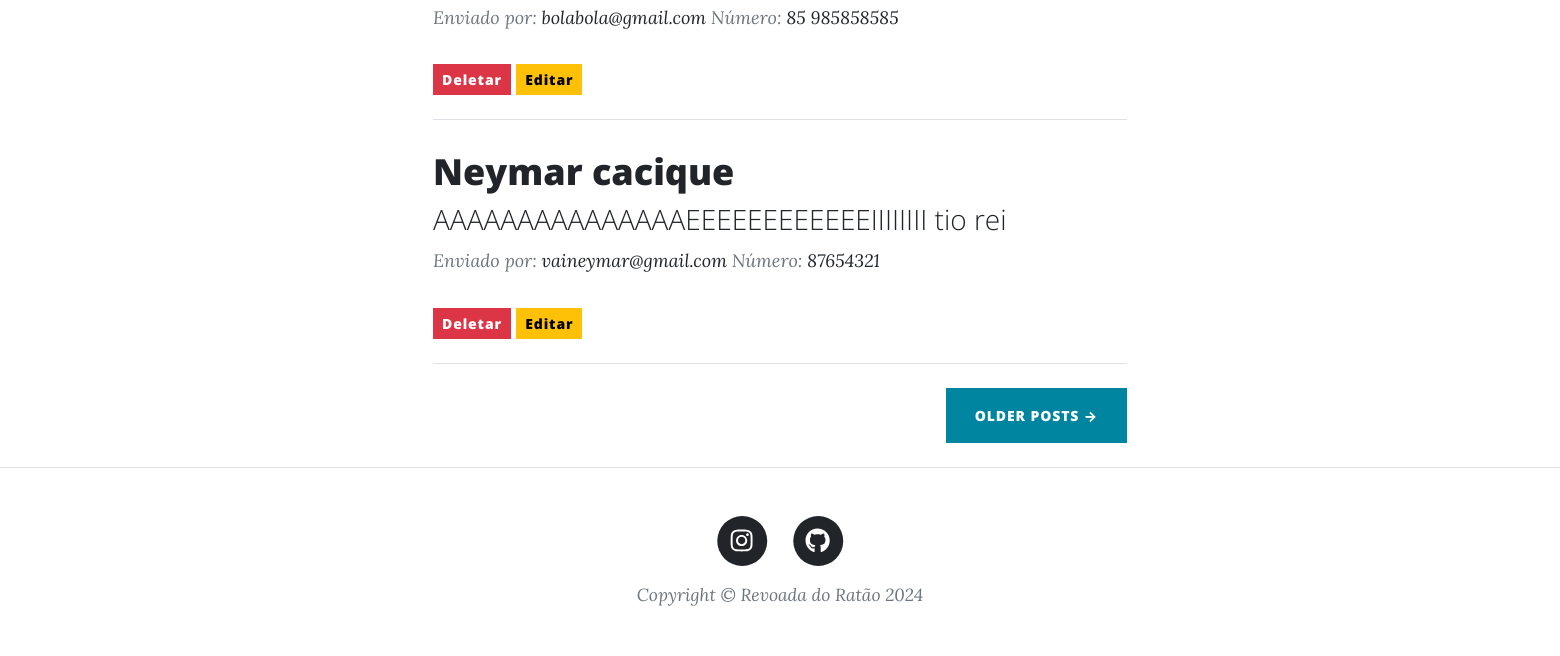
The app's page /mensagens/ (lower part), older data.
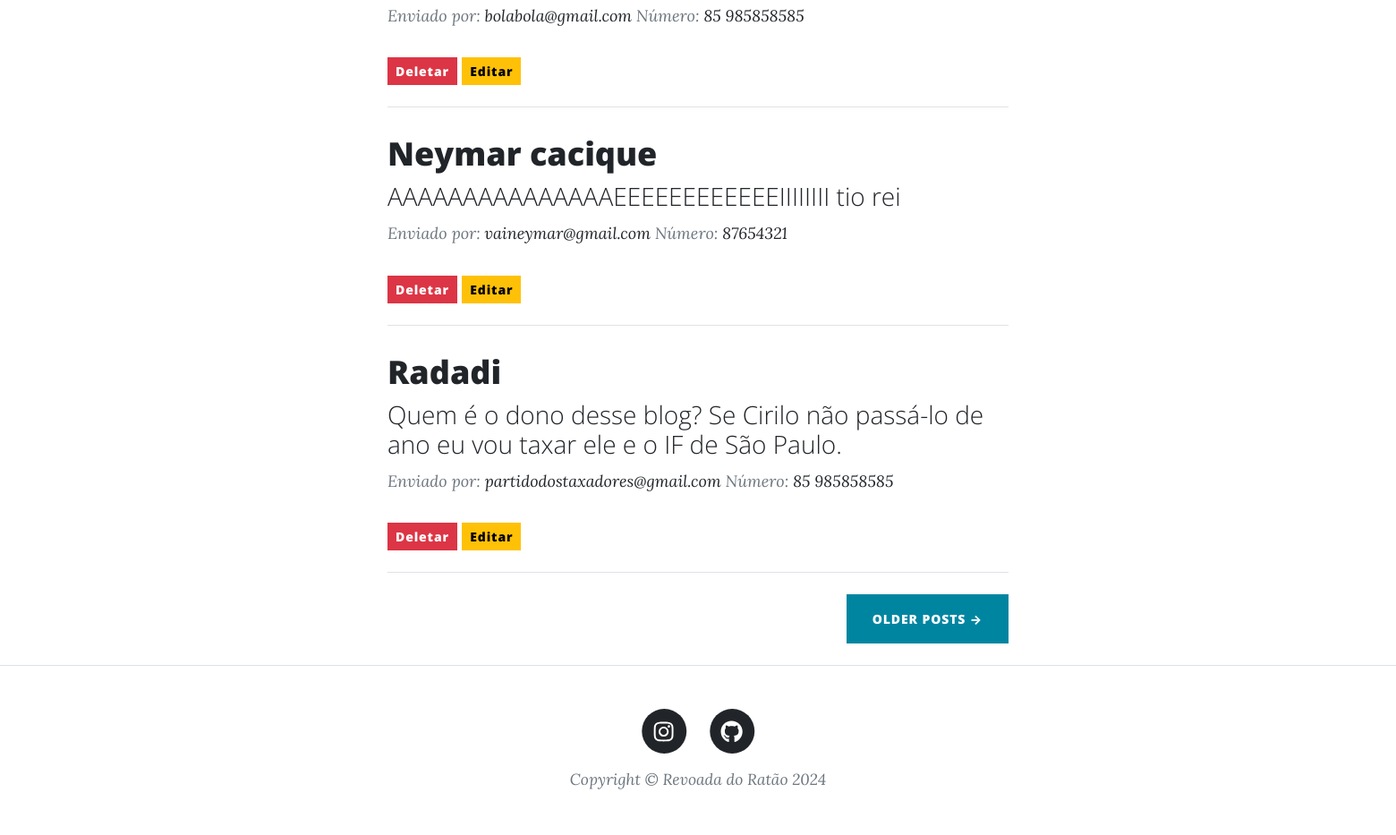
The same page, newer data.
### blog/models.py (models this page shows, shortened)
class Mensagem(models.Model):
    nome = models.CharField(max_length=100)
    email = models.EmailField(max_length=254)
    telefone = models.CharField(max_length=12)
    mensagem = models.TextField(max_length=1000)

### blog/views.py (the view)
# urls.py: path('mensagens/', views.mensagens, name='mensagens'),
def mensagens(request):
    context = {
        "mensagens" : Mensagem.objects.all(),
        "blog" : Blog.objects.first(),
    }
    return render(request, "mensagens.html", context)

### blog/templates/mensagens.html (shortened to what this page needs)
{% extends "base.html" %}
{% load static %}
{% block conteudo %}
<div class="container px-4 px-lg-5">
    <div class="row gx-4 gx-lg-5 justify-content-center">
                <div class="col-md-10 col-lg-8 col-xl-7">
                    {% for mensagem in mensagens %}
                    <div class="post-preview">
                        <a href="#">
                            <h2 class="post-title">{{mensagem.nome}}</h2>
                            <h3 class="post-subtitle">{{mensagem.mensagem}}</h3>
                        </a>
                        <p class="post-meta">
                            Enviado por:
                            <a href="#!">{{mensagem.email}}</a>
                            Número:
                            <a href="#!">{{mensagem.telefone}}</a>
                        </p>
                        <a href="{% url 'deletar_mensagem' mensagem.id %}">
                            <button type="button" class="btn btn-sm btn-danger">Deletar</button>
                        </a>
                        <a href="{% url 'editar_mensagem' mensagem.id %}">
                            <button type="button" class="btn btn-sm btn-warning">Editar</button>
                        </a>
                    </div>
                    <hr class="my-4" />
                    {% endfor %}
                    <div class="d-flex justify-content-end mb-4"><a class="btn btn-primary text-uppercase" href="#!">Older Posts →</a></div>
                </div>
            </div>
        </div>
{% endblock conteudo %}

Row changes from the older to the newer data that the page shows:
added Mensagem: nome "Radadi", mensagem "Quem é o dono desse blog? Se Cirilo não passá-lo de ano eu vou taxar ele e o IF de São Paulo.", email "partidodostaxadores@gmail.com", telefone "85 985858585"
